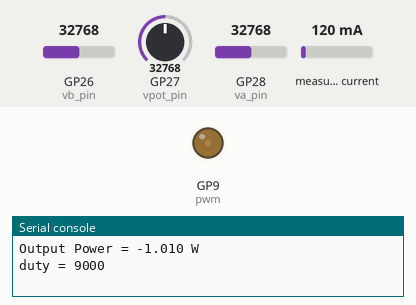
Bench run of a program on a simulated Raspberry Pi Pico running MicroPython. On the bench: output pins drawn as LEDs (lit = HIGH), the last lines printed to the serial console. The test bench sets the inputs (shaded band); at power-on: GP27 (vpot_pin) = 32768, GP26 (vb_pin) = 32768, GP28 (va_pin) = 32768, measured current 120 mA (analog values on the 0–65535 scale).

Above: at 0.1 s.
1.3 s: GP27 (vpot_pin) set to 8345
4.3 s: GP27 (vpot_pin) set to 9655
At 5.36 s:
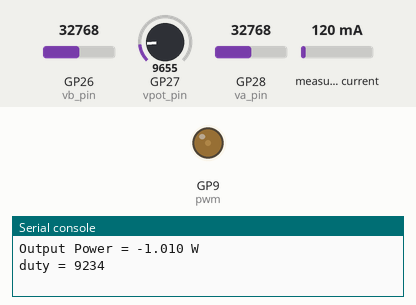
7.3 s: GP27 (vpot_pin) set to 19660
At 9.7 s:
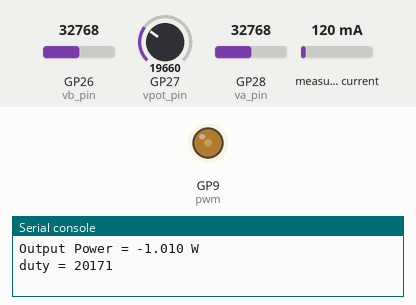
10.3 s: GP27 (vpot_pin) set to 45874
At 11.4 s:
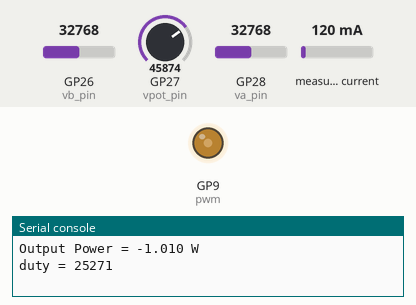
Timing chart, 0 to 14.3 s (numbered marks = the images above; inputs shaded):
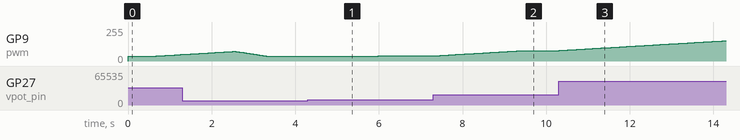

Measured:
- after the input at 4.3 s, GP9 (pwm): 35/255 → 36/255 after 0.86 s, → 37/255 0.40 s later, → 38/255 0.42 s later, → 39/255 0.40 s later
- after the input at 7.3 s, GP9 (pwm): moves from 39/255 to 78/255 over 2.1 s, starting after 0.06 s
- after the input at 10.3 s, GP9 (pwm): moves from 78/255 to 152/255 over 3.9 s, starting at once
- by itself, GP9 (pwm): rises from 49/255 to 72/255 in 1.2 s, then falls to 35/255 in 0.84 s

The program:

Storage.py
```python
from machine import Pin, I2C, ADC, PWM, Timer
import time, utime

# Set up some pin allocations for the Analogues and switches
va_pin = ADC(Pin(28))
vb_pin = ADC(Pin(26))
vpot_pin = ADC(Pin(27))

# Set up the I2C for the INA219 chip for current sensing
ina_i2c = I2C(0, scl=Pin(1), sda=Pin(0), freq=2400000)

# Some PWM settings, pin number, frequency, duty cycle limits and start with the PWM outputting the default of the min value.
pwm = PWM(Pin(9))
pwm.freq(100000)
min_pwm = 9000
max_pwm = 42300
pwm_out = min_pwm

# The potentiometer is prone to noise so we are filtering the value using a moving average
v_pot_filt = [0] * 100
v_pot_index = 0

# Basic signals to control logic flow
global timer_elapsed
timer_elapsed = 0
count = 0
first_run = 1

# Need to know the shunt resistance to calculate the current
global SHUNT_OHMS
SHUNT_OHMS = 0.10

# saturation function for anything you want saturated within bounds
def saturate(signal, upper, lower):
    if signal > upper:
        signal = upper
    if signal < lower:
        signal = lower
    return signal

# This is the function executed by the loop timer, it simply sets a flag which is used to control the main loop
def tick(t):
    global timer_elapsed
    timer_elapsed = 1

# These functions relate to the configuring of and reading data from the INA219 Current sensor
class ina219:

    # Register Locations
    REG_CONFIG = 0x00
    REG_SHUNTVOLTAGE = 0x01
    REG_BUSVOLTAGE = 0x02
    REG_POWER = 0x03
    REG_CURRENT = 0x04
    REG_CALIBRATION = 0x05

    def __init__(self, sr, address):
        self.address = address
        self.shunt = sr

    def vshunt(self):
        # Read Shunt register 1, 2 bytes
        reg_bytes = ina_i2c.readfrom_mem(self.address, self.REG_SHUNTVOLTAGE, 2)
        reg_value = int.from_bytes(reg_bytes, 'big')
        if reg_value > 2**15: #negative
            sign = -1
            for i in range(16):
                reg_value = (reg_value ^ (1 << i))
        else:
            sign = 1
        return (float(reg_value) * 1e-5 * sign)

    def vbus(self):
        # Read Vbus voltage
        reg_bytes = ina_i2c.readfrom_mem(self.address, self.REG_BUSVOLTAGE, 2)
        reg_value = int.from_bytes(reg_bytes, 'big') >> 3
        return float(reg_value) * 0.004

    def configure(self):
        #ina_i2c.writeto_mem(self.address, self.REG_CONFIG, b'\x01\x9F') # PG = 1
        #ina_i2c.writeto_mem(self.address, self.REG_CONFIG, b'\x09\x9F') # PG = /2
        ina_i2c.writeto_mem(self.address, self.REG_CONFIG, b'\x19\x9F') # PG = /8
        ina_i2c.writeto_mem(self.address, self.REG_CALIBRATION, b'\x00\x00')


# Here we go, main function, always executes
while True:
    if first_run:
        # for first run, set up the INA link and the loop timer settings
        ina = ina219(SHUNT_OHMS, 64)
        ina.configure()
        first_run = 0

        # This starts a 1kHz timer which we use to control the execution of the control loops and sampling
        loop_timer = Timer(mode=Timer.PERIODIC, freq=1000, callback=tick)

    # If the timer has elapsed it will execute some functions, otherwise it skips everything and repeats until the timer elapses
    if timer_elapsed == 1: # This is executed at 1kHz
        va = 1.017*(12490/2490)*3.3*(va_pin.read_u16()/65536) # calibration factor * potential divider ratio * ref voltage * digital reading
        vb = 1.015*(12490/2490)*3.3*(vb_pin.read_u16()/65536) # calibration factor * potential divider ratio * ref voltage * digital reading

        vpot_in = 1.026*3.3*(vpot_pin.read_u16()/65536) # calibration factor * potential divider ratio * ref voltage * digital reading
        v_pot_filt[v_pot_index] = vpot_in # Adds the new reading to our array of readings at the current index
        v_pot_index = v_pot_index + 1 # Moves the index of the buffer for next time
        if v_pot_index == 100: # Loops it round if it reaches the end
            v_pot_index = 0
        vpot = sum(v_pot_filt)/100 # Actual reading used is the average of the last 100 readings

        Vshunt = ina.vshunt()

        iL = -(Vshunt/SHUNT_OHMS) # Invert the current sense for Boost
        pwm_ref = saturate(int((vpot/3.3)*65536), max_pwm, min_pwm) # Set up the reference PWM from the pot

        # Boost-OL
        if iL > 1: # Current limiting function
            pwm_out = pwm_out - 100 # if there is too much current, knock down the duty cycle
        elif iL < 0.9: # A little hysteresis so it doesnt oscillate around the edge of current limit
            pwm_out = pwm_out + 100 # We are now below the current limit so bring the duty back up

        # Saturate the pwm and send it out (not inverted because boost)
        pwm_out = saturate(pwm_out, pwm_ref, min_pwm)
        duty = int(pwm_out)
        pwm.duty_u16(duty)

        # Keep a count of how many times we have executed and reset the timer so we can go back to waiting
        count = count + 1
        timer_elapsed = 0

        utime.sleep_ms(20)

        # This set of prints executes every 100 loops by default and can be used to output debug or extra info over USB enable or disable lines as needed
        if count > 1:
            output_power = va * iL  # Calculate output power (Va * iL)

            print("Va = {:.3f} V".format(va))
            print("Vb = {:.3f} V".format(vb))
            print("Vpot = {:.3f} V".format(vpot))
            print("iL = {:.3f} A".format(iL))
            print("Output Power = {:.3f} W".format(output_power))
            print("duty = {:d}".format(duty))
            print(" ")

            count = 0
```
